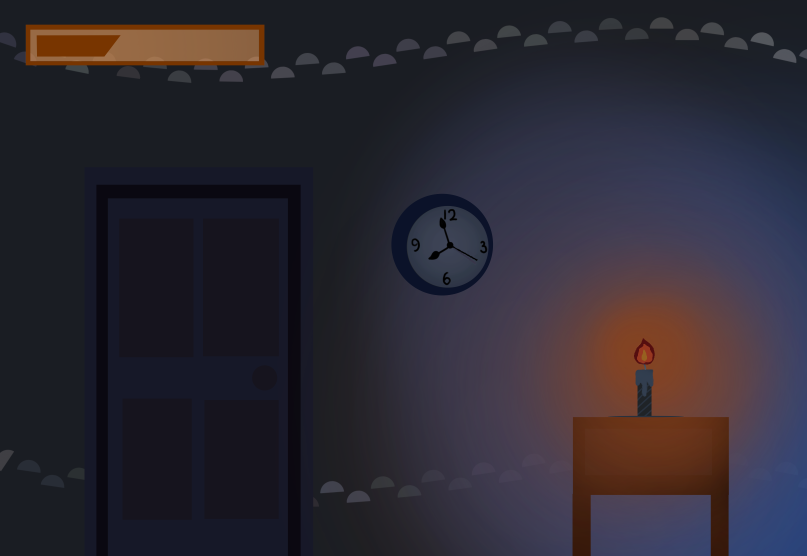
#> input picture assets/clock2.png, 2420 x 1668 px (shown at 1/3 size)
$ python image_to_ascii.py assets/clock2.png
#> lines starting #> are read from the running program, lines starting #| are printed output that depends on the picture
#!/usr/bin/env python3
"""
Image to ASCII Art Converter

Converts any image into ASCII art using character density mapping,
replicating the style shown in the horse painting poster.

Usage:
    python3 image_to_ascii.py <input_image> [options]

Examples:
    python3 image_to_ascii.py assets/horse.png
    python3 image_to_ascii.py assets/horse.png -w 120 -o horse_ascii.txt
    python3 image_to_ascii.py assets/horse.png --invert --charset detailed
"""

import argparse
import sys
from PIL import Image


# Character sets ordered from darkest to lightest
CHARSETS = {
    "standard": "@%#*+=-:. ",
    "detailed": "$@B%8&WM#*oahkbdpqwmZO0QLCJUYXzcvunxrjft/\\|()1{}[]?-_+~<>i!lI;:,\"^`'. ",
    "blocks":   "█▓▒░ ",
    "simple":   "@#=-. ",
    "dots":     "●○◌ ",
    "hash":     "##++--.. ",
}


def image_to_ascii(
    image_path: str,
    width: int = 100,
    charset: str = "standard",
    invert: bool = False,
) -> str:
    """Convert an image file to ASCII art string."""
#> called with image_path = 'assets/clock2.png', width = 100, charset = 'standard', invert = False
    img = Image.open(image_path)
#> img is the input picture: PIL image 2420x1668 RGBA; mean R, G, B, A 45.1, 40.9, 50.6, 255
    img = img.convert("L")  # Convert to grayscale
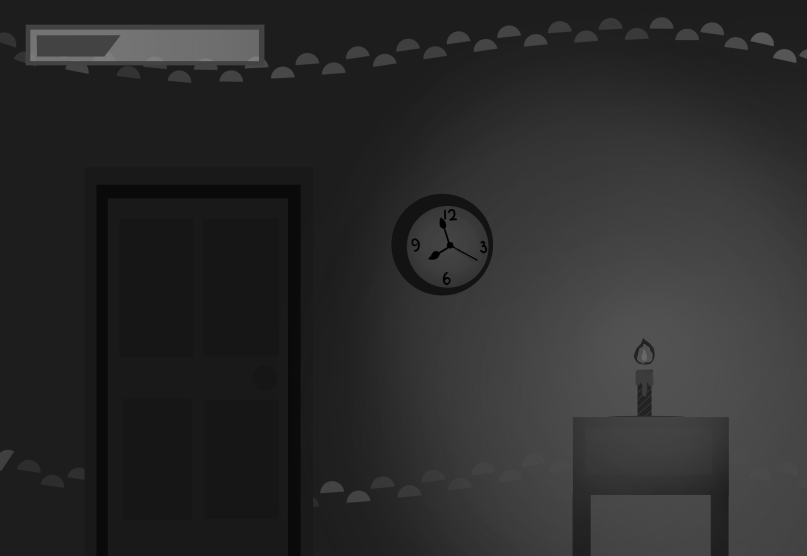
#> img: PIL image 2420x1668 L (shown at 1/3 size); min 0, max 129, mean 43.3

    # Calculate height preserving aspect ratio (chars are ~2x taller than wide)
    aspect_ratio = img.height / img.width
#> aspect_ratio = 0.689
    height = int(width * aspect_ratio * 0.55)
#> height = 37

    # Resize image to target dimensions
    img = img.resize((width, height))
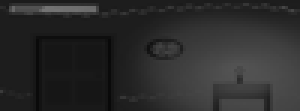
#> img: PIL image 100x37 L (shown 3 times larger); min 9, max 115, mean 43.3

    chars = CHARSETS.get(charset, CHARSETS["standard"])
    if invert:
        chars = chars[::-1]

    pixels = list(img.tobytes())
#> pixels = 3700 values, max 115 at index 215, min 9 at index 1336, mean 43.32
    ascii_chars = []
    for pixel in pixels:
        # Map pixel brightness (0-255) to character index
        idx = int(pixel / 255 * (len(chars) - 1))
        ascii_chars.append(chars[idx])
#> this loop made 3700 passes
#> (pixel, idx) on passes 1 to 3: (29, 1), (29, 1), (29, 1)
#> after the loop, ascii_chars = 3700 items, first 6: '%', '%', '%', '@', '@', '@'

    # Split into rows
    lines = []
    for i in range(0, len(ascii_chars), width):
        lines.append("".join(ascii_chars[i : i + width]))
#> this loop made 37 passes
#> i on passes 2 to 13: 100, 200, 300, 400, 500, 600, 700, 800, 900, 1000, 1100, 1200
#> after the loop, lines = 37 items

    return "\n".join(lines)


def main():
    parser = argparse.ArgumentParser(
        description="Convert images to ASCII art (poster-style)"
    )
    parser.add_argument("image", help="Path to the input image")
    parser.add_argument(
        "-w", "--width", type=int, default=100, help="Output width in characters (default: 100)"
    )
    parser.add_argument(
        "-o", "--output", help="Output file path (default: print to stdout)"
    )
    parser.add_argument(
        "--charset",
        choices=list(CHARSETS.keys()),
        default="standard",
        help="Character set to use (default: standard)",
    )
    parser.add_argument(
        "--invert",
        action="store_true",
        help="Invert brightness (light chars on dark background)",
    )
    parser.add_argument(
        "--list-charsets",
        action="store_true",
        help="List available character sets and exit",
    )

    args = parser.parse_args()

    if args.list_charsets:
        print("Available character sets:")
        for name, chars in CHARSETS.items():
            print(f"  {name:12s} : {chars}")
        sys.exit(0)

    ascii_art = image_to_ascii(
        args.image,
        width=args.width,
        charset=args.charset,
        invert=args.invert,
    )

    if args.output:
        with open(args.output, "w") as f:
            f.write(ascii_art + "\n")
        print(f"ASCII art saved to {args.output}")
    else:
        print(ascii_art)


if __name__ == "__main__":
    main()

$ run again, on assets/dooropen.png
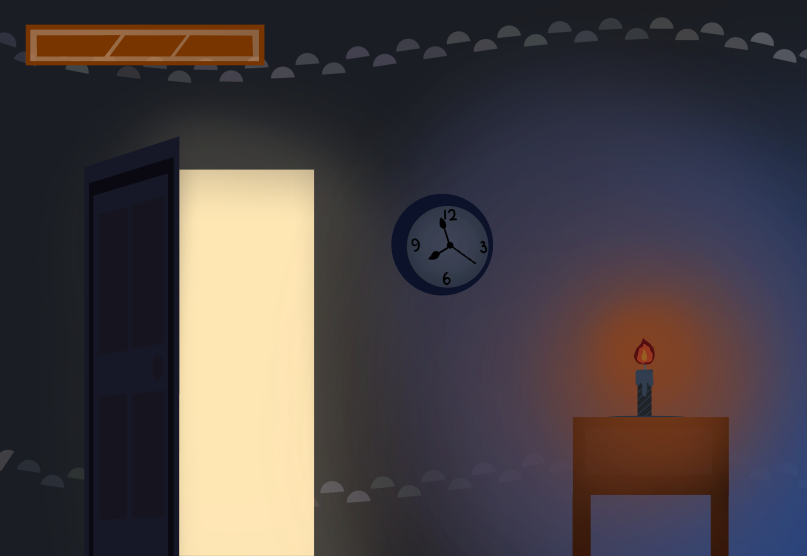
#> input picture assets/dooropen.png, 2420 x 1668 px (shown at 1/3 size)
#> in image_to_ascii, img is the input picture: PIL image 2420x1668 RGBA; mean R, G, B, A 74.3, 66.8, 68.6, 255
#> in image_to_ascii, `img = img.convert("L")`:
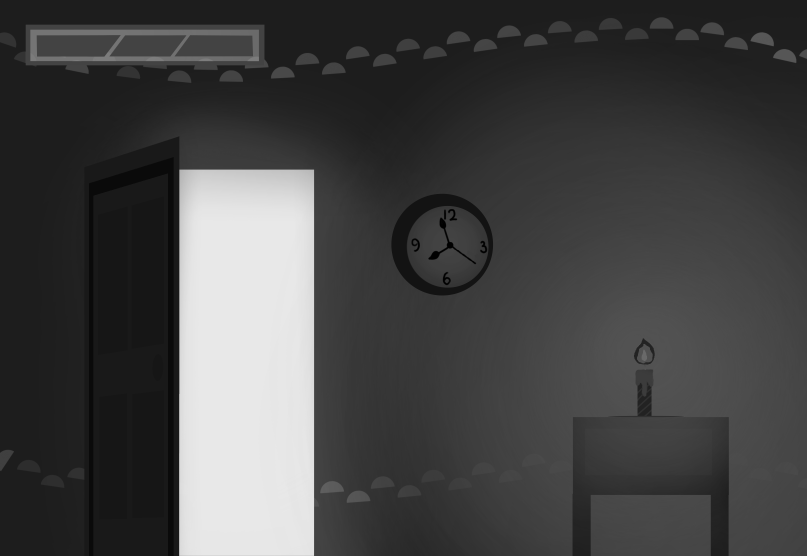
#> img: PIL image 2420x1668 L (shown at 1/3 size); min 0, max 232, mean 69.3
#> in image_to_ascii, `img = img.resize((width, height))`:
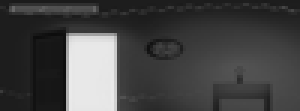
#> img: PIL image 100x37 L (shown 3 times larger); min 13, max 234, mean 69.3
#> pixels = 3700 values, max 234 at index 2123, min 13 at index 1117, mean 69.31
#> the loop in image_to_ascii, `for pixel in pixels:` made 3700 passes
#> (pixel, idx) on passes 1 to 3: (29, 1), (29, 1), (29, 1)
#> after the loop in image_to_ascii, `for pixel in pixels:`: ascii_chars = 3700 items, first 6: '%', '%', '%', '@', '@', '@'
#> the loop in image_to_ascii, `for i in range(0, len(ascii_chars), width):` made 37 passes
#> i on passes 2 to 9: 100, 200, 300, 400, 500, 600, 700, 800
#> after the loop in image_to_ascii, `for i in range(0, len(ascii_chars), width):`: lines = 37 items
